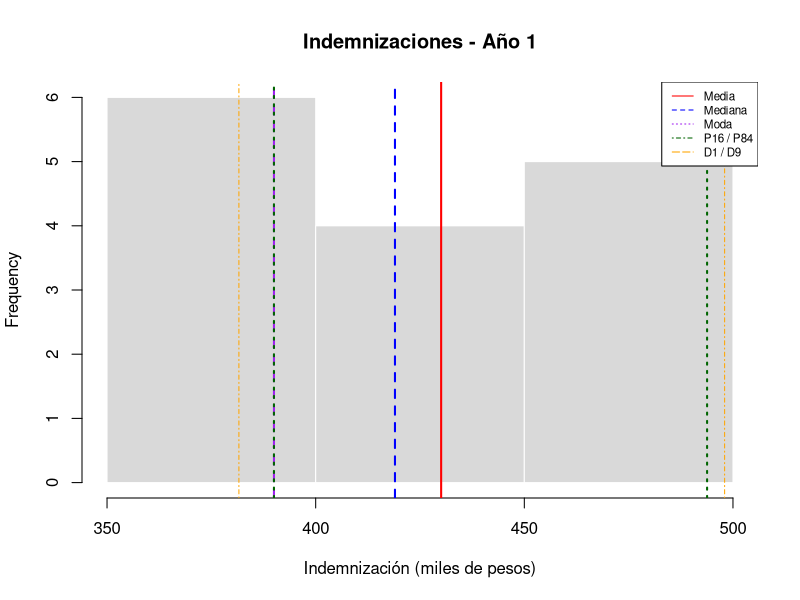
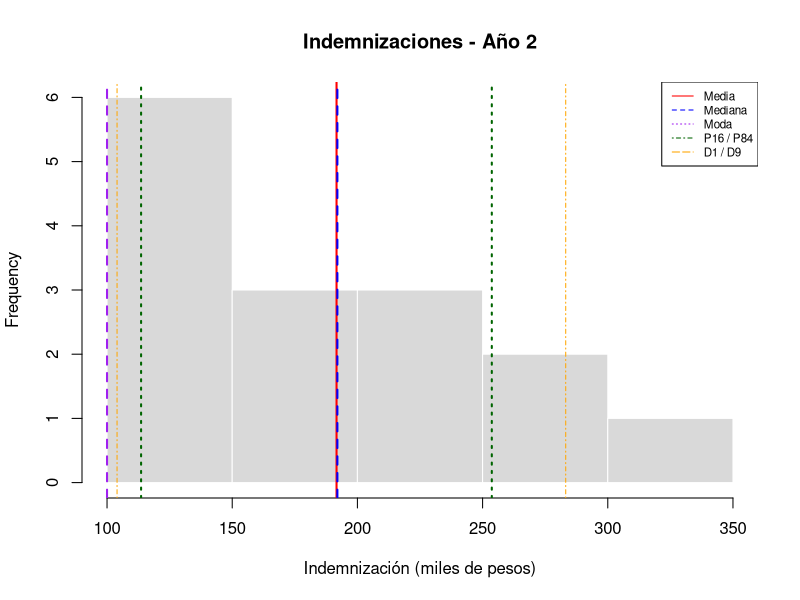
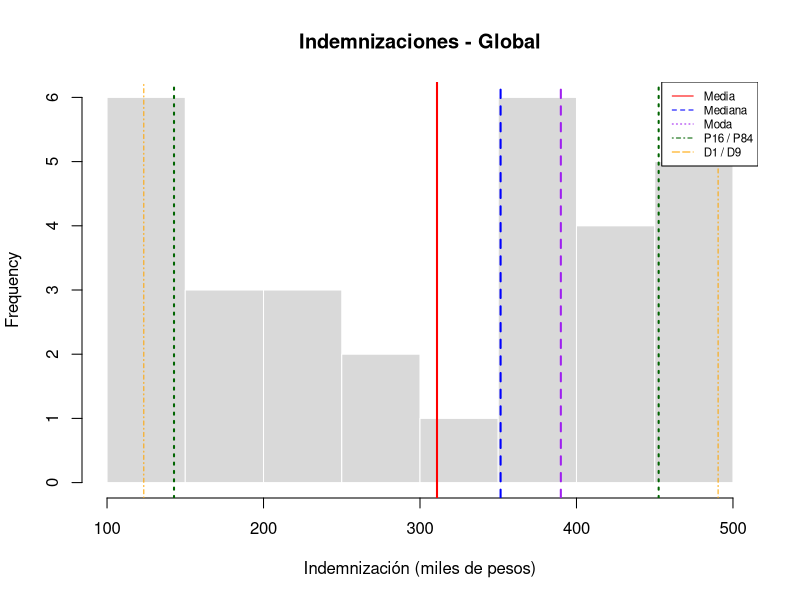
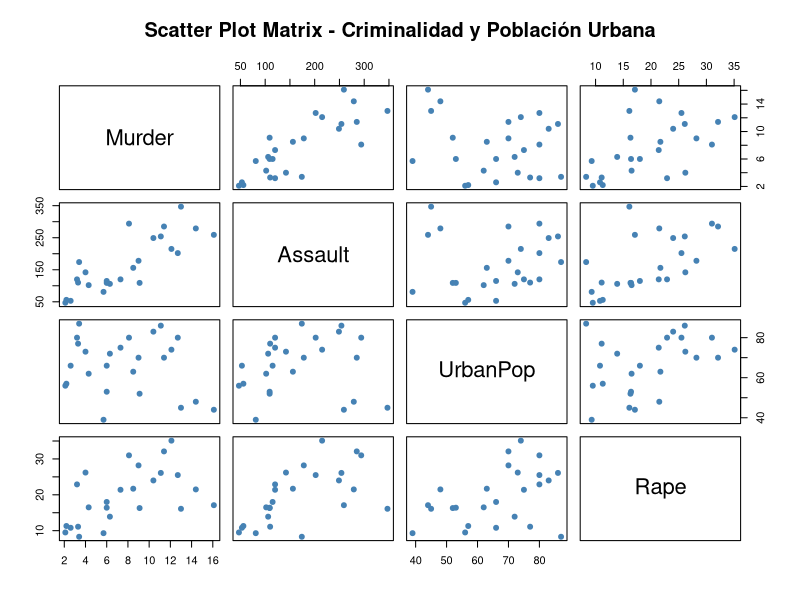
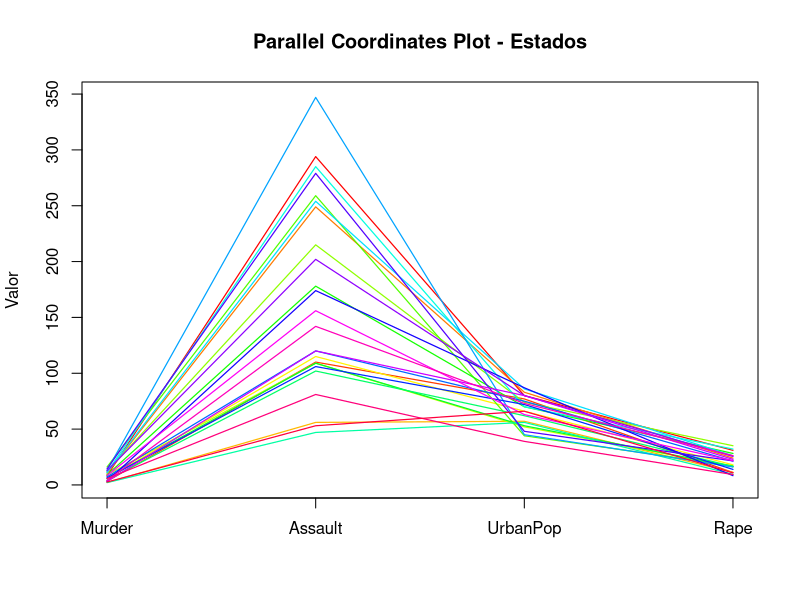
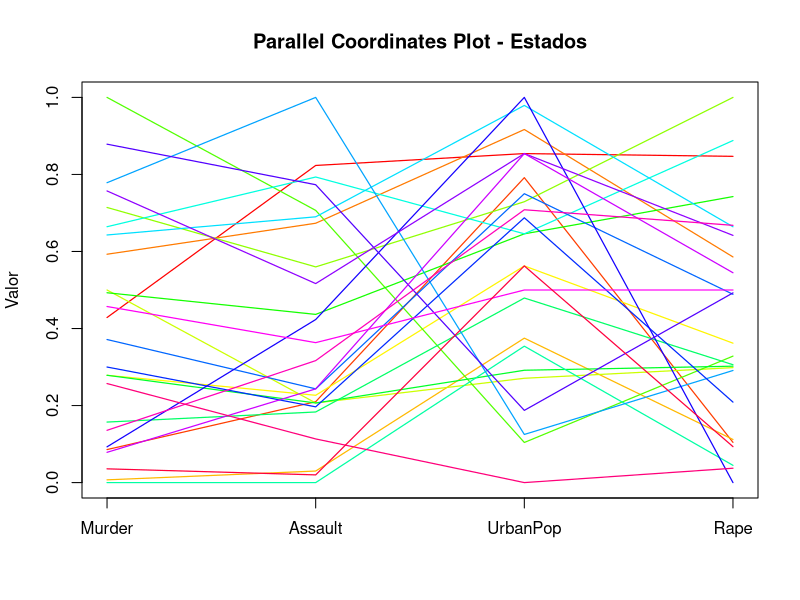

These charts were generated, in order, by the following R code:
## ---- chunk 1
n = 10
p = 1/4

# (a) P(X = 3)
p_a = dbinom(3, size = n, prob = p)

# (b) P(X >= 2) = 1 - P(X = 0) - P(X = 1)
p_b = 1 - pbinom(1, size = n, prob = p)

# (c) P(X = 0)
p_c = dbinom(0, size = n, prob = p)

resultados = data.frame(
  inciso = c("(a) P(X=3)", "(b) P(X>=2)", "(c) P(X=0)"),
  probabilidad = round(c(p_a, p_b, p_c), digits = 6)
)
resultados
## ---- chunk 2
anio1 = c(500, 500, 495, 490, 473, 441, 429, 419, 405, 400, 390, 390, 390, 376, 353)
anio2 = c(350, 300, 258, 240, 220, 210, 200, 192, 190, 150, 130, 125, 110, 100, 100)
## ---- chunk 3
# Función para calcular la moda
moda = function(x) {
  ux = unique(x)
  tab = tabulate(match(x, ux))
  ux[tab == max(tab)]
}

resumen_estadistico = function(x) {
  c(
    n            = length(x),
    media        = mean(x),
    mediana      = median(x),
    moda         = paste(moda(x), collapse = ", "),
    desv_est     = sd(x),
    varianza     = var(x),
    rango        = diff(range(x)),
    RIQ          = IQR(x),
    percentil_16 = quantile(x, 0.16),
    percentil_84 = quantile(x, 0.84),
    decil_1      = quantile(x, 0.1),
    decil_5      = quantile(x, 0.5),
    decil_9      = quantile(x, 0.9)
  )
}

resumen_anio1  = resumen_estadistico(anio1)
resumen_anio2  = resumen_estadistico(anio2)
resumen_global = resumen_estadistico(c(anio1, anio2))

tabla_resumen = data.frame(
  "Año 1"  = resumen_anio1,
  "Año 2"  = resumen_anio2,
  "Global" = resumen_global,
  check.names = F
)
tabla_resumen
## ---- chunk 4
graficar_histograma = function(x, titulo) {
  media   = mean(x)
  mediana = median(x)
  moda  = moda(x) 
  p16     = quantile(x, 0.16)
  p84     = quantile(x, 0.84)
  d1      = quantile(x, 0.1)
  d9      = quantile(x, 0.9)

  hist(x, main = titulo, xlab = "Indemnización (miles de pesos)",
       col = "grey85", border = "white")

  abline(v = media,   col = "red",    lwd = 2, lty = 1)
  abline(v = mediana, col = "blue",   lwd = 2, lty = 2)
  abline(v = moda, col = "purple",   lwd = 2, lty = 2)
  abline(v = p16,     col = "darkgreen", lwd = 2, lty = 3)
  abline(v = p84,     col = "darkgreen", lwd = 2, lty = 3)
  abline(v = d1,      col = "orange", lwd = 1, lty = 4)
  abline(v = d9,      col = "orange", lwd = 1, lty = 4)

  legend("topright", cex = 0.7,
         legend = c("Media", "Mediana", "Moda","P16 / P84", "D1 / D9"),
         col = c("red", "blue", "purple" ,"darkgreen", "orange"),
         lty = c(1, 2, 3, 4, 5))
}

graficar_histograma(anio1, titulo = "Indemnizaciones - Año 1")
graficar_histograma(anio2, titulo = "Indemnizaciones - Año 2")
graficar_histograma(c(anio1, anio2), titulo = "Indemnizaciones - Global")
## ---- chunk 5
sexo = c("Hombre","Hombre","Mujer","Hombre","Mujer","Mujer","Hombre","Mujer",
          "Hombre","Mujer","Mujer","Hombre","Hombre","Hombre","Mujer","Mujer",
          "Hombre","Mujer","Mujer","Hombre","Mujer","Hombre","Hombre","Mujer",
          "Mujer","Mujer","Hombre","Mujer","Mujer","Hombre","Mujer","Mujer",
          "Hombre","Hombre","Mujer","Hombre")

estado_civil = c("Soltero","Casado","Soltera","Casado","Casada","Casada","Casado","Soltera",
                  "Soltero","Soltera","Soltera","Casado","Casado","Soltero","Soltera","Casada",
                  "Soltero","Soltera","Soltera","Soltero","Casada","Soltero","Casado","Soltera",
                  "Casada","Casada","Soltero","Casada","Soltera","Soltero","Casada","Casada",
                  "Soltero","Soltero","Soltera","Casado")

empleados = data.frame(sexo = sexo, estado_civil = estado_civil)
empleados
## ---- chunk 6
tabla_contingencia = table(empleados$sexo, empleados$estado_civil)
tabla_contingencia
## ---- chunk 7
tabla_marginal = addmargins(tabla_contingencia)
tabla_marginal
## ---- chunk 8
condicional_por_sexo = prop.table(tabla_contingencia, margin = 1)
round(condicional_por_sexo, digits = 3)
## ---- chunk 9
condicional_por_estado_civil = prop.table(tabla_contingencia, margin = 2)
round(condicional_por_estado_civil, digits = 3)
## ---- chunk 10
estados = data.frame(
  Estado = c("Arizona","Connecticut","Illinois","Iowa","Kansas","Kentucky",
             "Michigan","Mississippi","Missouri","Montana","Nebraska",
             "New Hampshire","New Mexico","New York","North Carolina","Ohio",
             "Pennsylvania","Rhode Island","South Carolina","Texas","Utah",
             "Virginia","Washington","West Virginia","Wisconsin"),
  Murder   = c(8.1, 3.3, 10.4, 2.2, 6.0, 9.1, 12.1, 16.1, 9.0, 6.0, 4.3, 2.1,
               11.4, 11.1, 13.0, 7.3, 6.3, 3.4, 14.4, 12.7, 3.2, 8.5, 4.0, 5.7, 2.6),
  Assault  = c(294, 110, 249, 56, 115, 109, 215, 259, 178, 109, 102, 47,
               285, 254, 347, 120, 106, 174, 279, 202, 120, 156, 142, 81, 53),
  UrbanPop = c(80, 77, 83, 57, 66, 52, 74, 44, 70, 53, 62, 56,
               70, 86, 45, 75, 72, 87, 48, 80, 80, 63, 73, 39, 66),
  Rape     = c(31.0, 11.1, 24.0, 11.3, 18.0, 16.3, 35.1, 17.1, 28.2, 16.4,
               16.5, 9.5, 32.1, 26.1, 16.1, 21.4, 13.9, 8.3, 21.5, 25.5,
               22.9, 21.7, 26.2, 9.3, 10.8)
)

rownames(estados) = estados$Estado
variables = estados[, c("Murder", "Assault", "UrbanPop", "Rape")]
head(variables)
## ---- chunk 11
matriz_covarianza = cov(variables)
round(matriz_covarianza, digits = 2)
## ---- chunk 12
matriz_correlacion = cor(variables)
round(matriz_correlacion, digits = 2)
## ---- chunk 13
pairs(variables,
      main = "Scatter Plot Matrix - Criminalidad y Población Urbana",
      pch = 19, col = "steelblue")
## ---- chunk 14
matplot(t(variables), type = "l", lty = 1, lwd = 1.2,
        col = rainbow(nrow(variables)),
        xaxt = "n", xlab = "", ylab = "Valor",
        main = "Parallel Coordinates Plot - Estados")

axis(1, at = 1:ncol(variables), labels = names(variables))
## ---- chunk 15
escalar = function(x) (x - min(x)) / (max(x) - min(x))
variables_escaladas = as.data.frame(lapply(variables, escalar))

matplot(t(variables_escaladas), type = "l", lty = 1, lwd = 1.2,
        col = rainbow(nrow(variables)),
        xaxt = "n", xlab = "", ylab = "Valor",
        main = "Parallel Coordinates Plot - Estados")

axis(1, at = 1:ncol(variables_escaladas), labels = names(variables_escaladas))

## ---- chunk 16
matriz_correlacion
